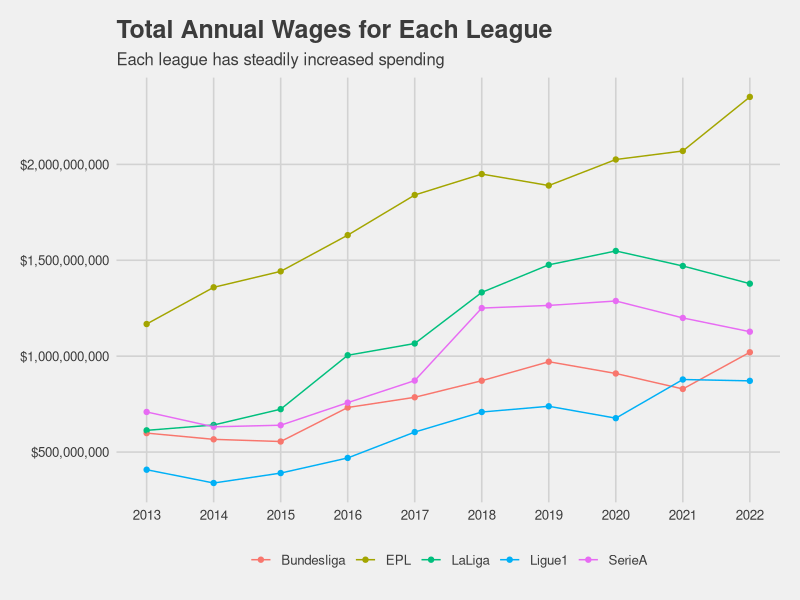

Write R code to recreate this figure.
## ---- chunk 1
#| echo: false
#| message: false
#| output: false
# upload necessary libraries
library(readxl)
library(tidyverse)
library(writexl)
library(stringr)
library(ggthemes)
## ---- chunk 2
#| echo: false
#| message: false
#| output: false
# read the excel file as a csv
top5 <- read_excel("Top5Leagues_Payroll.xlsx")
## ---- chunk 3
#| echo: false
#| message: false
#| output: false
# select the necessary columns and create a data frame where there is the total money spent of each league across seasons
a <- top5 |>
  select(-c("# Pl", "Weekly Wages", "% Estimated", "Squad (again)")) |>
  mutate(annual = str_extract(`Annual Wages`, "\\$[0-9,]+")) |>
  mutate(annual = as.numeric(gsub("[$,]", "", annual))) |>
  select(-`Annual Wages`) |>
  filter(Season >= 2013) |>
  summarise(.by = c(League, Season), total = sum(annual))
## ---- chunk 4
#| echo: false
#| message: false
# plot the graph
a |>
  ggplot(aes(x = Season, y = total, color = League)) +
  geom_point() +
  geom_line() +
  scale_y_continuous(labels = scales::dollar_format()) +
  scale_x_continuous(breaks = seq(2013, 2022, by = 1)) +
  labs(title = "Total Annual Wages for Each League",
       subtitle = "Each league has steadily increased spending",
       color = NULL) +
  theme_fivethirtyeight()
